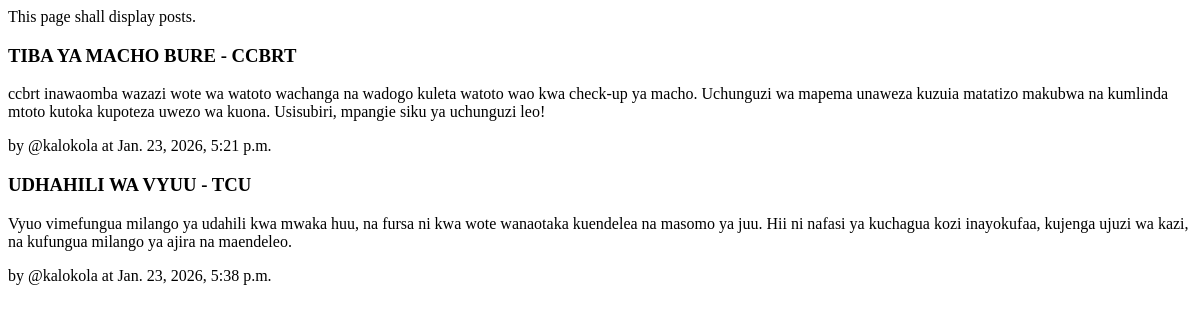
/posts/, run on an earlier commit of the app's database.
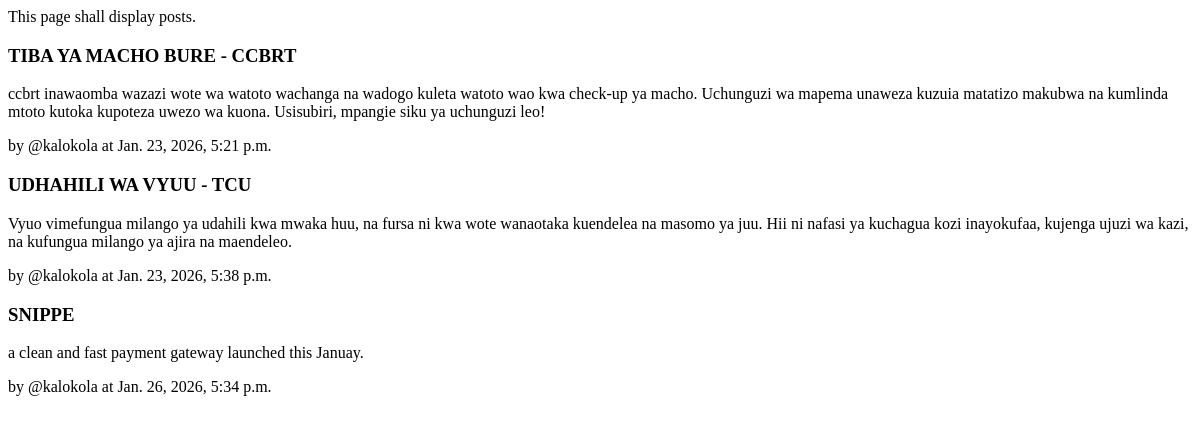
And on a later commit of the database.
### blog/models.py (models this page shows, shortened)
class Post(models.Model):
    id = models.UUIDField(primary_key = True, default = uuid.uuid4, editable=False)
    user = models.ForeignKey(BlogUser, on_delete = models.CASCADE)
    title = models.CharField(max_length = 600)
    content = models.TextField()
    likes = models.ManyToManyField(BlogUser, related_name="post_likes")
    created = models.DateTimeField(default=timezone.now)

### users/models.py (models this page shows)
class BlogUser(AbstractUser):
    id = models.UUIDField(primary_key=True, default=uuid.uuid4, editable=False)
    is_editor = models.BooleanField(default=False)

### blog/views.py (the view)
# urls.py: path('posts/', views.all_posts, name = 'all-posts'),
def all_posts(request):
    context = dict()
    posts = Post.objects.all()
    context['posts'] = posts
    return render(request, 'all-posts.html', context)

### templates/all-posts.html
<p>This page shall display posts.</p>
{% for post in posts %}
    <div>
        <h3>{{ post.title }}</h3>
        <p>{{ post.content }}</p>
        <p>by @{{ post.user.username }} at {{ post.created }}</p>
    </div>
{% endfor %}

What changed in the data, as far as the page shows it:
added Post: title "SNIPPE", content "a clean and fast payment gateway launched this Januay.", user.username "kalokola", created "Jan. 26, 2026, 5:34 p.m."
